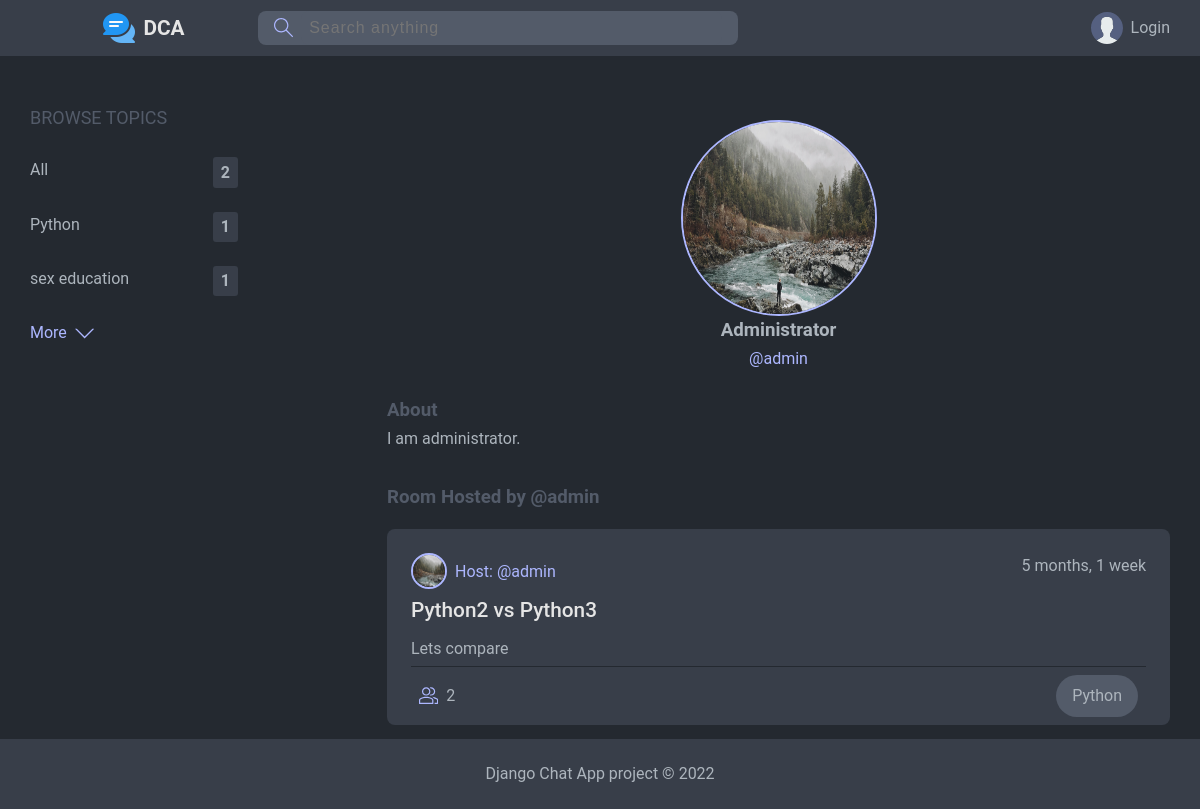
The page /profile/admin/ on the database as committed earlier.
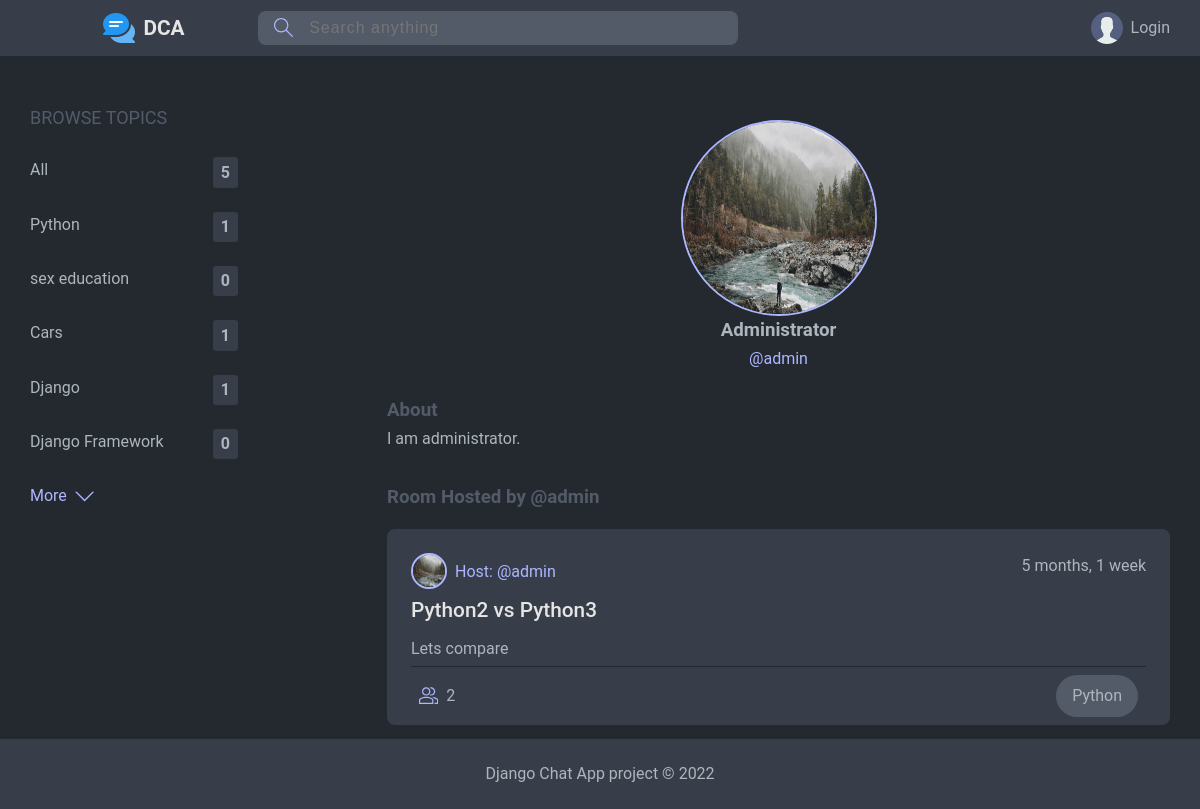
The same page on the database as committed later.
### chat/models.py (models this page shows, shortened)
class TopicModel(models.Model):
    name = models.CharField(max_length = 100)

class RoomModel(models.Model):
    host         = models.ForeignKey(UserModel, on_delete = models.SET_NULL, null = True)
    topic        = models.ForeignKey(TopicModel, on_delete = models.SET_NULL, null = True)
    name         = models.CharField(max_length = 150)
    description  = models.TextField(null = True, blank = True)
    participants = models.ManyToManyField(UserModel, related_name = 'participants', blank = True)
    updated      = models.DateTimeField(auto_now = True)
    created      = models.DateTimeField(auto_now_add = True)
    class Meta:
        ordering = ['-updated', '-created']
    def __str__(self):
        return self.name

class UserModel(AbstractUser):
    first_name = None
    last_name = None
    email = models.EmailField(verbose_name='Email Address', max_length=255, unique = True)
    name = models.CharField(max_length = 90)
    about = models.TextField(blank = True, null = True)
    avatar = models.ImageField(null=True, default="avatar.svg")
    objects = UserManager()
    USERNAME_FIELD = 'email'
    REQUIRED_FIELDS = ['username']

### chat/views.py (the view)
# urls.py: path('profile/<str:uname>/', userProfileView, name='userProfileView'),
def userProfileView(request, uname):
    user = UserModel.objects.get(username=uname)
    rooms = user.roommodel_set.all()
    topics = TopicModel.objects.all()[0:5]
    msgs = user.messagemodel_set.all()
    context = {
        'user' : user,
        'rooms' : rooms,
        'topics' : topics,
        'msgs' : msgs
    }
    return render(request, 'chat/user_profile.html', context)

### chat/models.py (called while the page is built)
    def __str__(self):
        return f'{self.body[0:30]}'

### chat/templates/chat/user_profile.html (shortened to what this page needs)
{% extends 'base.html' %}
{% block content %}
<div id="home-container">
    <div id="topics-sidebar">
        {% include 'chat/topics_component.html' %}
    </div>
    <div id="feed-area">
        <div id="user-profile">
            <div id="up-info">
                <div class="avatar avatar-vlg">
                    <img src="{{user.avatar.url}}">
                </div>
                <h3 style="text-transform:capitalize">{{user.name}}</h3>
                <p>@{{user.username}}</p>
            </div>
            <div id="up-about">
                <h3>About</h3>
                <p>{{user.about}}</p>
            </div>
        </div>
        <div class="feed-item roomlist">
            {% if rooms %}
            <h3>Room Hosted by @{{user.username}}</h3>
            {% include 'chat/room-list_component.html' %}
            {% else %}
            <h3>@{{user.username}} has not hosted any rooms yet.</h3>
            {% endif %}
        </div>
    </div>
</div>
{% endblock content %}

### chat/templates/chat/topics_component.html
<div class="t-list">
    <div class="t-item">
        <p id="btopics">BROWSE TOPICS</p>
    </div>
    <div class="t-item">
        <a href="{%url 'chat:homeView' %}">
            All
            <span>{{topics|length}}</span>
        </a>
    </div>
    {% for topic in topics %}
    <div class="t-item">
        <a href="{%url 'chat:homeView' %}?q={{topic.name}}">
            {{topic.name}}
            <span>{{topic.roommodel_set.all|length}}</span>
        </a>
    </div>
    {% endfor %}
    <div class="more-topics">
        <a class="btn-link" href="{% url 'chat:topicsView' %}">
            More
            <svg class="svg-lm" version="1.1" xmlns="http://www.w3.org/2000/svg" width="32" height="32" viewBox="0 0 32 32">
                <title>chevron-down</title>
                <path d="M16 21l-13-13h-3l16 16 16-16h-3l-13 13z"></path>
            </svg>
        </a>
    </div>
</div>

### chat/templates/chat/room-list_component.html (shortened to what this page needs)
{% for room in rooms %}
<div class="room-card">
    <div class="room-card-head">
        <div class="host-details">
            <div class="profile-sm">
                <a href="{% url 'chat:userProfileView' room.host.username %}">
                    <div class="avatar avatar-small">
                        <img src="{{room.host.avatar.url}}" />
                    </div>
                    Host: @{{room.host.username}}
                </a>
            </div>
        </div>
        <div class="room-timestamp">
            <span>{{room.created|timesince}}</span>
        </div>
    </div>
    <div class="room-card-body">
        <h4 id="room-title">
            <a href="{% url 'chat:roomView' room.id %}">
                {{room.name}}
            </a>
        </h4>
        <p id="room-desc">{{room.description}}</p>
    </div>
    <div class="room-card-foot">
        <a href="{% url 'chat:roomView' room.id %}">
            {{room.participants.all|length}}
        </a>
        <p>{{room.topic.name}}</p>
    </div>
</div>
{% endfor %}

Rows that differ between the two databases and show on the page:
computed for TopicModel "sex education": roommodel_set.all|length "1" → "0"
added TopicModel: name "Cars", roommodel_set.all|length "1"
added TopicModel: name "Django", roommodel_set.all|length "1"
added TopicModel: name "Django Framework", roommodel_set.all|length "0"
Other text that changed with them:
{{ topics|length }}: "2" → "5"
